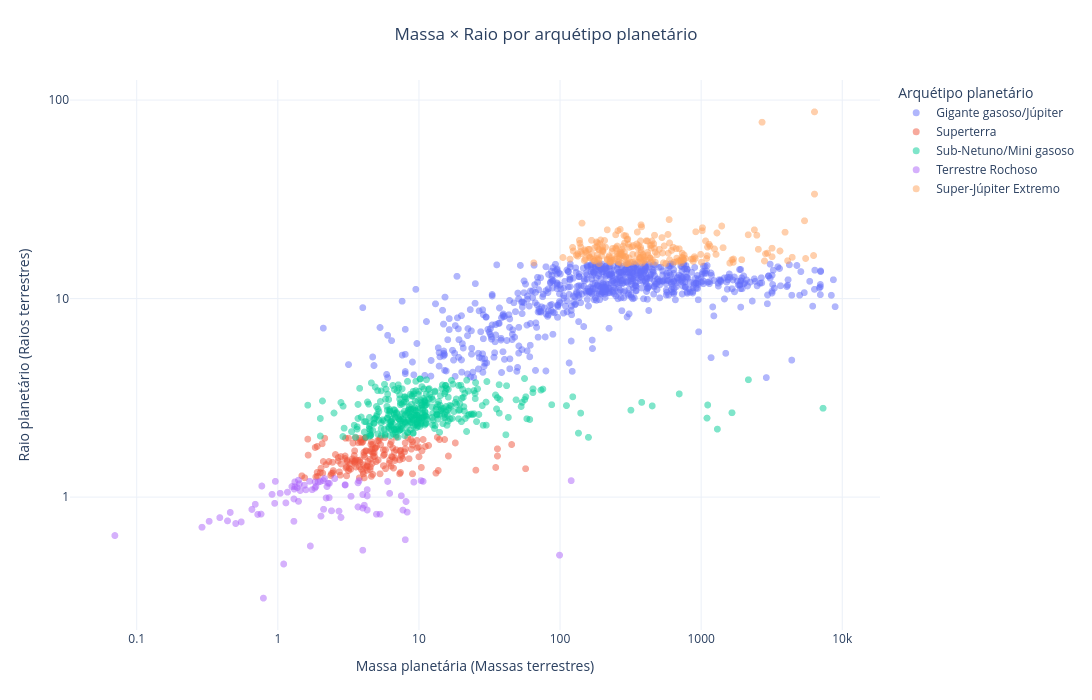

Here is the notebook cell this chart was saved with:
### Markdown cell above
### Comparando a Massa dos Planetas e Encontrando Casos Estranhos

O gráfico de caixas (boxplot) mostra como a massa varia dentro de cada grupo. O esperado é que planetas terrestres sejam leves e gigantes gasosos sejam muito pesados. 

No entanto, no gráfico podemos ver alguns pontos bem distantes da caixa principal. Esses pontos são chamados de outliers (valores fora da curva).

Um caso muito curioso é o planeta **KOI-2513.01**:
- Pelo seu tamanho (raio), ele foi classificado como um Sub-Netuno.
- Mas quando olhamos a sua massa, ele é incrivelmente mais pesado do que os outros planetas do mesmo grupo.
- Isso mostra que ele é um planeta fora do padrão: ele pode ter um núcleo de ferro e rocha muito denso e compacto, em vez de ser formado apenas por gás leve.

### Code cell
cols = ['nome_planeta', 'massa_planetaria', 'raio_planetario', 'arquetipo_planetario']

if set(cols).issubset(df.columns):

    sub = df[cols].dropna()

    sub = sub[
        (sub['massa_planetaria'] > 0) &
        (sub['raio_planetario'] > 0)
    ]

    if not sub.empty:
        fig = px.scatter(
            sub,
            x='massa_planetaria',
            y='raio_planetario',
            color='arquetipo_planetario',
            hover_name='nome_planeta',
            hover_data={
                'massa_planetaria': ':.2f',
                'raio_planetario': ':.2f',
                'arquetipo_planetario': True
            },
            log_x=True,
            log_y=True,
            opacity=0.5,
            title='Massa × Raio por arquétipo planetário',
            labels={
                'massa_planetaria': 'Massa planetária (Massas terrestres)',
                'raio_planetario': 'Raio planetário (Raios terrestres)',
                'arquetipo_planetario': 'Arquétipo planetário'
            },
            template='plotly_white'
        )

        fig.update_traces(
            marker=dict(size=7)
        )

        fig.update_xaxes(dtick=1)
        fig.update_yaxes(dtick=1)

        fig.update_layout(
            width=1100,
            height=700,
            title_x=0.5,
            legend=dict(
                title='Arquétipo planetário',
                x=1.02,
                y=1,
                xanchor='left',
                yanchor='top'
            ),
            margin=dict(l=70, r=200, t=80, b=70)
        )

        fig.show()

### Figure 1 — Plotly figure (JSON) as saved in the notebook; plotly's stock layout.template omitted (floating-point values rounded to 4 significant figures; data arrays with more than 128 entries replaced by an {"elided": "..."} marker saying what was removed)
{"data": [{"customdata": {"elided": "743x1 str values"}, "hovertemplate": "<b>%{hovertext}</b><br><br>Arquétipo planetário=%{customdata[0]}<br>Massa planetária (Massas terrestres)=%{x:.2f}<br>Raio planetário (Raios terrestres)=%{y:.2f}<extra></extra>", "hovertext": {"elided": "743 str values"}, "legendgroup": "Gigante gasoso/Júpiter", "marker": {"color": "#636efa", "opacity": 0.5, "size": 7, "symbol": "circle"}, "mode": "markers", "name": "Gigante gasoso/Júpiter", "showlegend": true, "type": "scattergl", "x": {"elided": "743 float values"}, "xaxis": "x", "y": {"elided": "743 float values"}, "yaxis": "y"}, {"customdata": {"elided": "168x1 str values"}, "hovertemplate": "<b>%{hovertext}</b><br><br>Arquétipo planetário=%{customdata[0]}<br>Massa planetária (Massas terrestres)=%{x:.2f}<br>Raio planetário (Raios terrestres)=%{y:.2f}<extra></extra>", "hovertext": {"elided": "168 str values"}, "legendgroup": "Superterra", "marker": {"color": "#EF553B", "opacity": 0.5, "size": 7, "symbol": "circle"}, "mode": "markers", "name": "Superterra", "showlegend": true, "type": "scattergl", "x": {"elided": "168 float values"}, "xaxis": "x", "y": {"elided": "168 float values"}, "yaxis": "y"}, {"customdata": {"elided": "364x1 str values"}, "hovertemplate": "<b>%{hovertext}</b><br><br>Arquétipo planetário=%{customdata[0]}<br>Massa planetária (Massas terrestres)=%{x:.2f}<br>Raio planetário (Raios terrestres)=%{y:.2f}<extra></extra>", "hovertext": {"elided": "364 str values"}, "legendgroup": "Sub-Netuno/Mini gasoso", "marker": {"color": "#00cc96", "opacity": 0.5, "size": 7, "symbol": "circle"}, "mode": "markers", "name": "Sub-Netuno/Mini gasoso", "showlegend": true, "type": "scattergl", "x": {"elided": "364 float values"}, "xaxis": "x", "y": {"elided": "364 float values"}, "yaxis": "y"}, {"customdata": [["Terrestre Rochoso"], ["Terrestre Rochoso"], ["Terrestre Rochoso"], ["Terrestre Rochoso"], ["Terrestre Rochoso"], ["Terrestre Rochoso"], ["Terrestre Rochoso"], ["Terrestre Rochoso"], ["Terrestre Rochoso"], ["Terrestre Rochoso"], ["Terrestre Rochoso"], ["Terrestre Rochoso"], ["Terrestre Rochoso"], ["Terrestre Rochoso"], ["Terrestre Rochoso"], ["Terrestre Rochoso"], ["Terrestre Rochoso"], ["Terrestre Rochoso"], ["Terrestre Rochoso"], ["Terrestre Rochoso"], ["Terrestre Rochoso"], ["Terrestre Rochoso"], ["Terrestre Rochoso"], ["Terrestre Rochoso"], ["Terrestre Rochoso"], ["Terrestre Rochoso"], ["Terrestre Rochoso"], ["Terrestre Rochoso"], ["Terrestre Rochoso"], ["Terrestre Rochoso"], ["Terrestre Rochoso"], ["Terrestre Rochoso"], ["Terrestre Rochoso"], ["Terrestre Rochoso"], ["Terrestre Rochoso"], ["Terrestre Rochoso"], ["Terrestre Rochoso"], ["Terrestre Rochoso"], ["Terrestre Rochoso"], ["Terrestre Rochoso"], ["Terrestre Rochoso"], ["Terrestre Rochoso"], ["Terrestre Rochoso"], ["Terrestre Rochoso"], ["Terrestre Rochoso"], ["Terrestre Rochoso"], ["Terrestre Rochoso"], ["Terrestre Rochoso"], ["Terrestre Rochoso"], ["Terrestre Rochoso"], ["Terrestre Rochoso"], ["Terrestre Rochoso"], ["Terrestre Rochoso"], ["Terrestre Rochoso"], ["Terrestre Rochoso"], ["Terrestre Rochoso"], ["Terrestre Rochoso"], ["Terrestre Rochoso"], ["Terrestre Rochoso"], ["Terrestre Rochoso"], ["Terrestre Rochoso"], ["Terrestre Rochoso"], ["Terrestre Rochoso"], ["Terrestre Rochoso"], ["Terrestre Rochoso"], ["Terrestre Rochoso"], ["Terrestre Rochoso"], ["Terrestre Rochoso"], ["Terrestre Rochoso"], ["Terrestre Rochoso"], ["Terrestre Rochoso"], ["Terrestre Rochoso"], ["Terrestre Rochoso"], ["Terrestre Rochoso"], ["Terrestre Rochoso"], ["Terrestre Rochoso"], ["Terrestre Rochoso"], ["Terrestre Rochoso"], ["Terrestre Rochoso"], ["Terrestre Rochoso"], ["Terrestre Rochoso"], ["Terrestre Rochoso"]], "hovertemplate": "<b>%{hovertext}</b><br><br>Arquétipo planetário=%{customdata[0]}<br>Massa planetária (Massas terrestres)=%{x:.2f}<br>Raio planetário (Raios terrestres)=%{y:.2f}<extra></extra>", "hovertext": ["TOI-1080 b", "TOI-4552 b", "TOI-789 b", "TOI-789 c", "GJ 341 b", "HD 224018 b", "TOI-1453 b", "TOI-2322 b", "TOI-6324 b", "Gliese 12 b", "TOI-1450 A b", "TOI-1776 b", "TOI-5388.01", "TOI-5720 b", "TOI-6008 b", "TOI-6255 b", "Wolf 327 b", "K2-415 b", "LP 791-18 d", "GJ 3929 b", "HD 23472 d", "HD 23472 e", "HD 23472 f", "HD 260655 b", "KOI-4777.01", "Kepler-1972 b", "Kepler-1972 c", "LTT 1445 A c", "TOI-1238 b", "TOI-1411 b", "TOI-500 b", "GJ 367 b", "KOI-3503 b", "KOI-3503 c", "Kepler-1876 b", "LHS 1478 b", "TOI-178 b", "GJ 1252 b", "Kepler-595 c", "LHS 1815 b", "HD 21749 c", "K2-32 e", "L 98-59 b", "K2-157 b", "K2-223 b", "K2-266 c", "KOI-1831 d", "GJ 9827 c", "K2-136 b", "TRAPPIST-1 e", "TRAPPIST-1 f", "TRAPPIST-1 g", "TRAPPIST-1 h", "K2-19 d", "TRAPPIST-1 b", "TRAPPIST-1 c", "TRAPPIST-1 d", "GJ 1132 b", "Kepler-102 b", "Kepler-102 c", "Kepler-102 d", "Kepler-102 f", "Kepler-106 b", "Kepler-106 d", "Kepler-107 d", "Kepler-131 c", "Kepler-138 b", "Kepler-406 c", "Kepler-407 b", "Kepler-408 b", "Kepler-409 b", "Kepler-415 b", "KOI-1843.03", "Kepler-37 b", "Kepler-37 c", "Kepler-62 c", "Kepler-68 c", "Kepler-78 b", "KOI-55 b", "KOI-55 c", "Kepler-20 e", "Kepler-20 f"], "legendgroup": "Terrestre Rochoso", "marker": {"color": "#ab63fa", "opacity": 0.5, "size": 7, "symbol": "circle"}, "mode": "markers", "name": "Terrestre Rochoso", "showlegend": true, "type": "scattergl", "x": [10.7, 1.83, 3.7, 3.0, 4.0, 4.1, 2.32, 2.31, 1.17, 0.95, 1.258, 1.4, 2.2, 4.3, 4.0, 1.44, 2.53, 7.5, 0.91, 1.75, 0.55, 0.72, 0.77, 2.14, 99.2, 2.02, 2.11, 1.54, 3.76, 2.0, 1.42, 0.503, 9.2, 10.36, 2.4, 2.27, 0.96, 1.32, 3.3, 1.58, 3.7, 2.1, 0.46, 1.14, 2.8, 0.2901, 2.23, 1.86, 4.3, 0.692, 1.039, 1.321, 0.326, 6.2, 1.374, 1.308, 0.388, 1.837, 1.1, 1.7, 3.0, 4.3, 5.3, 8.1, 7.7, 8.25, 0.07, 2.71, 1.93, 5.0, 6.0, 119.9, 8.0, 0.79, 1.3, 4.0, 1.3, 1.68, 0.44, 0.655, 0.76, 1.4], "xaxis": "x", "y": [1.2, 1.11, 1.18, 1.15, 0.88, 0.91, 1.173, 0.994, 1.059, 0.93, 1.13, 1.216, 0.99, 1.09, 1.03, 1.079, 1.24, 1.015, 1.032, 1.09, 0.75, 0.818, 1.137, 1.24, 0.51, 0.802, 0.868, 1.147, 1.21, 1.199, 1.166, 0.736, 1.19, 1.21, 0.853, 1.174, 1.2, 1.193, 1.009, 1.088, 0.892, 1.212, 0.837, 0.935, 0.79, 0.705, 1.13, 1.13, 1.014, 0.92, 1.045, 1.129, 0.755, 1.044, 1.116, 1.097, 0.788, 1.192, 0.46, 0.567, 1.154, 0.861, 0.82, 0.95, 0.86, 0.84, 0.64, 0.85, 1.19, 0.82, 1.199, 1.21, 0.61, 0.3098, 0.755, 0.54, 0.979, 1.201, 0.759, 0.867, 0.821, 0.952], "yaxis": "y"}, {"customdata": {"elided": "220x1 str values"}, "hovertemplate": "<b>%{hovertext}</b><br><br>Arquétipo planetário=%{customdata[0]}<br>Massa planetária (Massas terrestres)=%{x:.2f}<br>Raio planetário (Raios terrestres)=%{y:.2f}<extra></extra>", "hovertext": {"elided": "220 str values"}, "legendgroup": "Super-Júpiter Extremo", "marker": {"color": "#FFA15A", "opacity": 0.5, "size": 7, "symbol": "circle"}, "mode": "markers", "name": "Super-Júpiter Extremo", "showlegend": true, "type": "scattergl", "x": {"elided": "220 float values"}, "xaxis": "x", "y": {"elided": "220 float values"}, "yaxis": "y"}], "layout": {"height": 700, "legend": {"title": {"text": "Arquétipo planetário"}, "tracegroupgap": 0, "x": 1.02, "xanchor": "left", "y": 1, "yanchor": "top"}, "margin": {"b": 70, "l": 70, "r": 200, "t": 80}, "title": {"text": "Massa × Raio por arquétipo planetário", "x": 0.5}, "width": 1100, "xaxis": {"anchor": "y", "domain": [0, 1], "dtick": 1, "title": {"text": "Massa planetária (Massas terrestres)"}, "type": "log"}, "yaxis": {"anchor": "x", "domain": [0, 1], "dtick": 1, "title": {"text": "Raio planetário (Raios terrestres)"}, "type": "log"}}}
